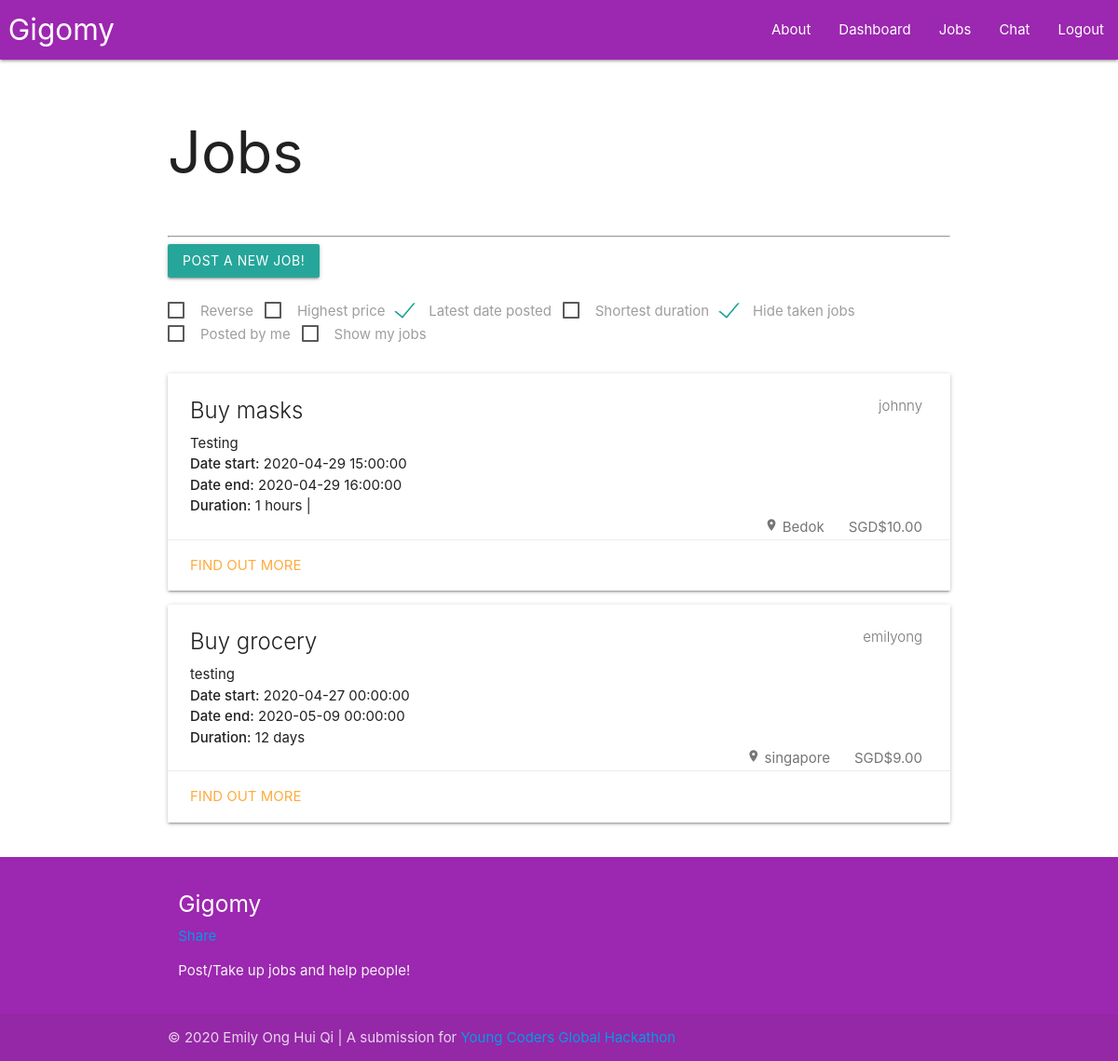
Before: / (signed in) with the older database file.
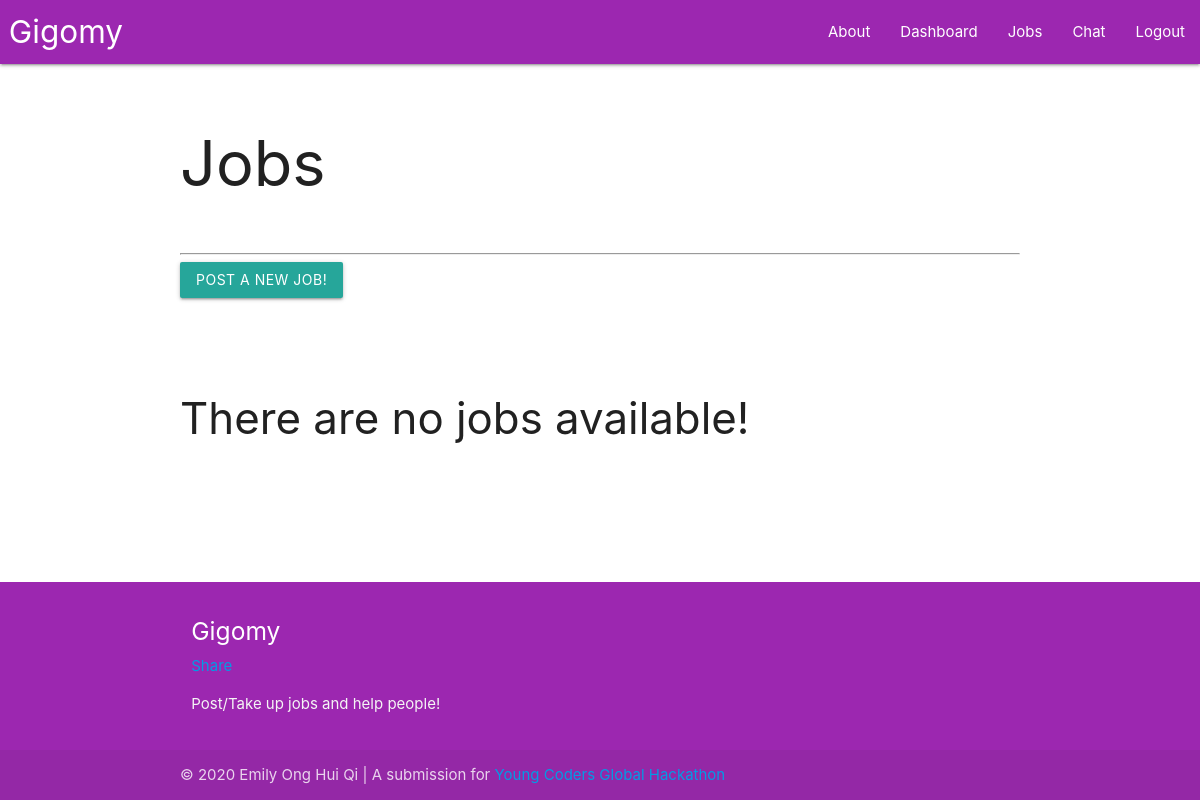
After: the same page with the newer database file.
### main.py (models this page shows)
class Job(db.Model):
    jobID = db.Column(db.Integer, unique = True, autoincrement = True, nullable = False, index = True, primary_key = True)
    jobTitle = db.Column(db.String, index = True, nullable = False)
    jobDescription = db.Column(db.String, nullable = False)
    jobLocation = db.Column(db.String, nullable = True)
    jobPrice = db.Column(db.Float, index = True, nullable = False)
    jobDatePosted = db.Column(db.DateTime, index = True, nullable = False)
    jobDateStart = db.Column(db.DateTime, index = True, nullable = True)
    jobDateEnd = db.Column(db.DateTime, index = True, nullable = True)
    jobSender = db.Column(db.String, db.ForeignKey("user.username"), nullable = False)
    jobReceiver = db.Column(db.String, db.ForeignKey("user.username"), nullable = True)

### main.py (the view)
@app.route("/")
def index():
    if current_user.is_authenticated:
        jobs_ = Job.query.all()
        currentUser = getUser(current_user)
        jobs = []
        for job in jobs_:
            job_ = processJob(job)
            if job_["jobReceiver"]:
                jobs.append(job_)
            else:
                jobs.insert(0, job_)
        jobStatus = getJobStatus(session)
        print(jobStatus)
        return render_template("gigomy.html", jobs=jobs, currentUser=currentUser,
                                currentUser_=json.dumps(currentUser), jobStatus_=json.dumps(jobStatus))
    return render_template("index.html")

### main.py (called while the page is built)
def getUser (user):
    currentUser = {"username": user.username,
                    "email": user.email,
                    "avatar": user.avatar}
    return currentUser

def getJobStatus (data):
    jobStatus = {}
    if data:
        if "abandonedJob" in data:
            data.pop("abandonedJob")
            jobStatus["abandonedJob"] = 1
        if "editedJob" in data:
            data.pop("editedJob")
            jobStatus["editedJob"] = 1
        if "takenUpJob" in data:
            data.pop("takenUpJob")
            jobStatus["takenUpJob"] = 1
        if "deletedJob" in data:
            data.pop("deletedJob")
            jobStatus["deletedJob"] = 1
    return jobStatus

@login.user_loader
def load_user(username):
    return User.query.get(username)

### templates/gigomy.html (shortened to what this page needs)
{% extends "base.html" %}
{% block content %}
  {% include "jobs.html" %}
{% endblock content %}

### templates/jobs.html (shortened to what this page needs)
<h1>Jobs</h1>
<br/><hr/>
<a class="waves-effect waves-light btn modal-trigger" href="#postJobs">Post a new job!</a>
  {% import "forms/setJob.html" as setJobForm %}
<br/><br/>
{% if jobs %}
  <label>
    <span>Reverse</span>
  </label>
  <label>
    <span>Highest price</span>
  </label>
  <label>
    <span>Latest date posted</span>
  </label>
  <label>
    <span>Shortest duration</span>
  </label>
  <label>
    <span>Hide taken jobs</span>
  </label>
  <label>
    <span>Posted by me</span>
  </label>
  <label>
    <span>Show my jobs</span>
  </label>
{% endif %}
<br/><br/>
<div id="allJobs">
  {% if jobs %}
    {% for job in jobs %}
      {% set jobID = job["jobID"] %}
      <div id={{jobID}} class="card darken-1"
      data-item-duration='{{job["jobDuration"]}}'
      data-item-price='{{job["jobPrice"]}}'
      data-item-datePosted='{{job["jobDatePosted"]}}'
      data-item-receiver='{{job["jobReceiver"]}}'
      data-item-hidden="false"
      data-item-sender='{{job["jobSender"]}}'>
        <div class="card-content">
          <span class="card-title">
            <span class="badge">{{job["jobSender"]}}</span>
            {{job["jobTitle"]}}
          </span>
          <p>{{job["jobDescription"]}}</p>
          <p><strong>Date start:</strong> {{job["jobDateStart"]}}</p>
          <p><strong>Date end:</strong> {{job["jobDateEnd"]}}</p>
          <p><strong>Duration:</strong> {{job["jobDuration"]}}</p>
          <span class="badge">SGD{{job["jobPrice"]}}</span>
          <span class="badge">
            <i class="material-icons tiny">location_on</i>
            {{job["jobLocation"]}}
          </span>
        </div>
        <div class="card-action">
          <a href="{{url_for('see', id=jobID)}}">Find out more</a>
        </div>
      </div>
    {% endfor %}
  {% else %}
    <h3>There are no jobs available!</h3>
  {% endif %}
</div>

Changed rows visible on the page:
removed Job: jobSender "johnny", jobTitle "Buy masks", jobDescription "Testing", jobDateStart "2020-04-29 15:00:00", jobDateEnd "2020-04-29 16:00:00", jobDuration "1 hours |", jobPrice "$10.00", jobLocation "Bedok"
removed Job: jobSender "emilyong", jobTitle "Buy grocery", jobDescription "testing", jobDateStart "2020-04-27 00:00:00", jobDateEnd "2020-05-09 00:00:00", jobDuration "12 days", jobPrice "$9.00", jobLocation "singapore"
Other visible differences:
text no longer shown: "Reverse Highest price Latest date posted Shortest duration Hide taken jobs Posted by me Show my jobs"
text now shown: "There are no jobs available!"
